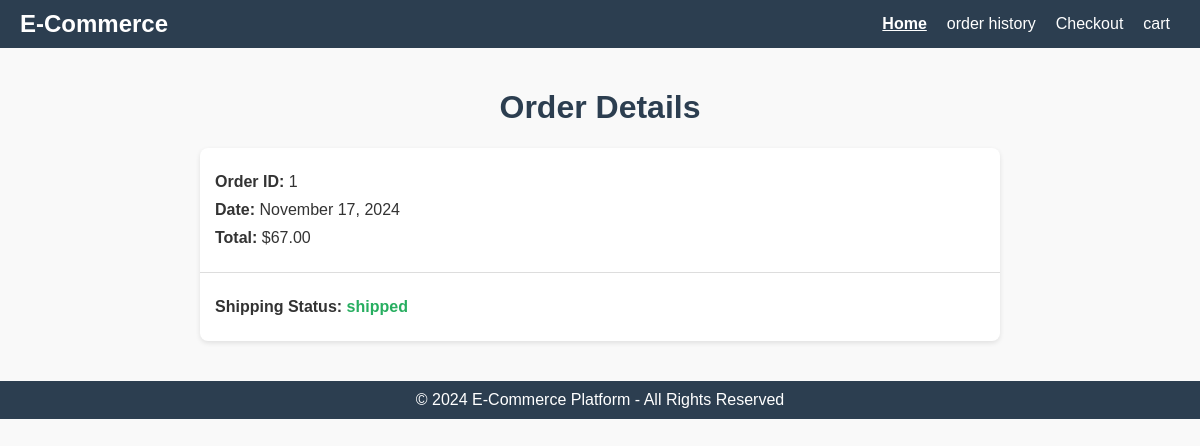
Page /orders/detail/1/ (signed in) on the committed database.
### orders/models.py (models this page shows, shortened)
class Order(models.Model):
    user = models.ForeignKey(settings.AUTH_USER_MODEL, on_delete=models.CASCADE, related_name='user_orders')
    created_at = models.DateTimeField(auto_now_add=True)
    updated_at = models.DateTimeField(auto_now=True)
    total_price = models.DecimalField(max_digits=10, decimal_places=2, blank=True, null=True)
    status = models.CharField(max_length=20, default='Pending')
    items = models.ManyToManyField(CartItem, through='OrderItem', related_name='orders')  # Set a unique related_name

class ShippingStatus(models.Model):
    order = models.OneToOneField(Order, on_delete=models.CASCADE)
    status = models.CharField(max_length=20, choices=[
        ('Pending', 'Pending'),
        ('Shipped', 'Shipped'),
        ('Out for Delivery', 'Out for Delivery'),
        ('Delivered', 'Delivered')
    ], default='Pending')
    updated_at = models.DateTimeField(auto_now=True)

### orders/views.py (the view)
# urls.py: path('detail/<int:order_id>/', views.order_detail, name='order_detail'),
@login_required
def order_detail(request, order_id):
    order = get_object_or_404(Order, id=order_id, user=request.user)
    try:
        shipping_status = ShippingStatus.objects.get(order=order)
    except ShippingStatus.DoesNotExist:
        shipping_status = None
    return render(request, 'orders/order_detail.html', {
        'order': order,
        'shipping_status': shipping_status,
    })

### templates/orders/order_detail.html (shortened to what this page needs)
<!DOCTYPE html>
<html lang="en">
<head>
</head>
<body>
    <nav>
        <div class="logo">E-Commerce</div>
        <div class="links">
            <a href="{% url 'home' %}">Home</a>
            <a href="{% url 'order_history' %}">order history</a>
            <a href="{% url 'checkout' %}">Checkout</a>
            <a href="{% url 'cart_detail' %}">cart</a>
        </div>
    </nav>
    <div class="content">
        <h1>Order Details</h1>
        <div class="order-detail">
            <div class="order-info">
                <p><strong>Order ID:</strong> {{ order.id }}</p>
                <p><strong>Date:</strong> {{ order.created_at|date:"F j, Y" }}</p>
                <p><strong>Total:</strong> ${{ order.total_price }}</p>
            </div>
            <div class="shipping-status">
                <p><strong>Shipping Status:</strong> <span class="status">{{ shipping_status.status }}</span></p>
            </div>
        </div>
    </div>
    <footer>
        &copy; 2024 E-Commerce Platform - All Rights Reserved
    </footer>
</body>
</html>

### templates/orders/order_detail.html (style rules this page uses)
body { font-family: Arial, sans-serif; margin: 0; padding: 0; background-color: #f9f9f9; color: #333; }
nav { display: flex; justify-content: space-between; align-items: center; background-color: #2c3e50; color: white; padding: 10px 20px; }
.logo { font-size: 1.5em; font-weight: bold; }
nav a { color: white; text-decoration: none; margin: 0 10px; font-size: 1em; }
nav .links { display: flex; }
.content { padding: 20px; max-width: 800px; margin: auto; }
h1 { text-align: center; color: #2c3e50; }
.order-detail { margin-top: 20px; background-color: white; border-radius: 8px; box-shadow: 0 2px 5px rgba(0, 0, 0, 0.1); overflow: hidden; }
.order-info, .shipping-status { padding: 15px; border-bottom: 1px solid #ddd; }
.order-info:last-child, .shipping-status:last-child { border-bottom: none; }
.order-info p, .shipping-status p { margin: 10px 0; }
.status { color: #27ae60; font-weight: bold; }
footer { text-align: center; padding: 10px 0; background-color: #2c3e50; color: white; margin-top: 20px; }

### rows in the picture
Order: id "1", created_at "November 17, 2024", total_price "67.00"
ShippingStatus: status "shipped"
